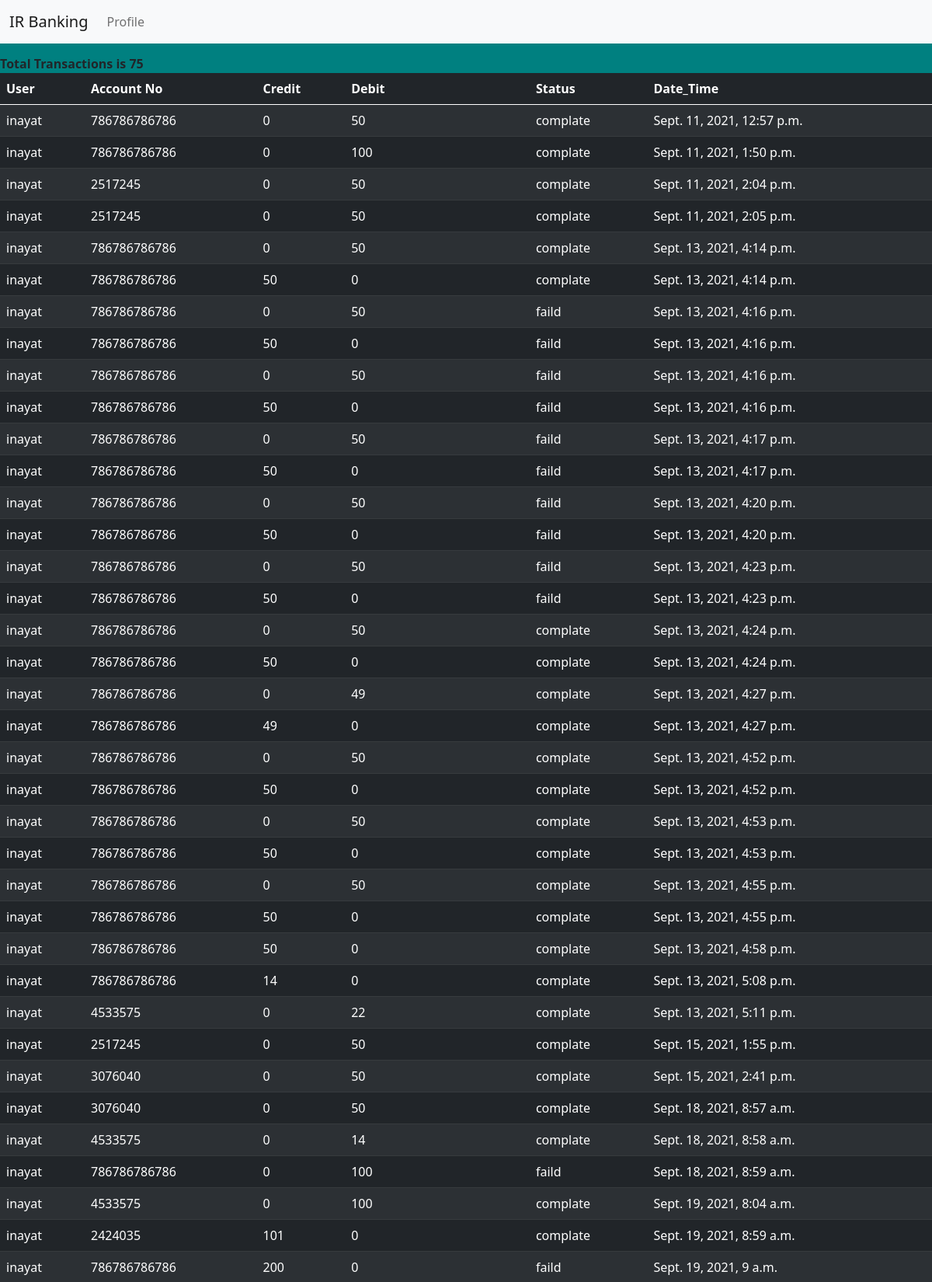
Page /history/ (signed in, upper part) on the committed database.
### bank/models.py (models this page shows)
class history(models.Model):
     user = models.ForeignKey(User,on_delete=models.CASCADE)
     acn = models.PositiveIntegerField()
     crid = models.PositiveIntegerField(default=0)
     dev = models.PositiveIntegerField(default=0)
     action = models.CharField(max_length=10)
     date_time = models.DateTimeField(auto_now_add=True)

### bank/views.py (the view)
# urls.py: path('history/',views.his,name='history'),
def his(request):
    if request.user.is_authenticated:
        hs = history.objects.filter(user=request.user).reverse()
        ct = hs.count()
        return render(request,'his.html',{'hs':hs,'conut':ct})
    return redirect('singin')

### bank/templates/his.html (shortened to what this page needs)
{% extends 'base.html' %}
 {% block nev %}
<li class="nav-item">
          <a class="nav-link" href="{% url 'profile' %}">Profile</a>
        </li>
 {% endblock nev %}
{% block body %}
    <div class="table-responsive  mr" >
        <b> Total Transactions is {{ conut }}</b>
<table class="table table-dark table-striped ">
  <thead class="table-dark">
    <tr>
      <th scope="col">User</th>
      <th scope="col">Account No</th>
      <th scope="col">Credit</th>
      <th scope="col">Debit</th>
      <th scope="col">Status</th>
      <th scope="col">Date_Time</th>
    </tr>
  </thead>
  <tbody>
  {% for hi in hs %}
    <tr>
      <td>{{hi.user}}</td>
      <td>{{hi.acn}}</td>
      <td>{{hi.crid}}</td>
      <td>{{hi.dev}}</td>
      <td>{{hi.action}}</td>
      <td>{{hi.date_time}}</td>
    </tr>
    {% endfor %}
  </tbody>
</table>
            </div>
{% endblock body %}

### bank/templates/base.html (shortened to what this page needs)
<!doctype html>
<html lang="en">
  <head>
    <link href="https://cdn.jsdelivr.net/npm/bootstrap@5.1.0/dist/css/bootstrap.min.css" rel="stylesheet">
    <link href="https://unpkg.com/aos@2.3.1/dist/aos.css" rel="stylesheet">
  </head>
  <body style="background-color: teal;">
<nav class="navbar navbar-expand-lg navbar-light bg-light fixed-top ">
  <div class="container-fluid">
    <a class="navbar-brand" href="/">IR Banking</a>
    <div class="collapse navbar-collapse" id="navbarSupportedContent">
        <ul class="navbar-nav me-auto mb-2 mb-lg-0">
 {% block nev %}
      {% endblock nev %}
        </ul>
    </div>
  </div>
</nav>
      {% block body %}
      {% endblock body %}
  </body>
</html>

### bank/templates/base.html (style rules this page uses)
.mr { margin-top:70px; }
body { background-color: bisque; }

### rows in the picture
history: user "inayat", acn "786786786786", crid "0", dev "50", action "complate", date_time "Sept. 11, 2021, 12:57 p.m."
history: user "inayat", acn "786786786786", crid "0", dev "100", action "complate", date_time "Sept. 11, 2021, 1:50 p.m."
history: user "inayat", acn "2517245", crid "0", dev "50", action "complate", date_time "Sept. 11, 2021, 2:04 p.m."
history: user "inayat", acn "2517245", crid "0", dev "50", action "complate", date_time "Sept. 11, 2021, 2:05 p.m."
history: user "inayat", acn "786786786786", crid "0", dev "50", action "complate", date_time "Sept. 13, 2021, 4:14 p.m."
history: user "inayat", acn "786786786786", crid "50", dev "0", action "complate", date_time "Sept. 13, 2021, 4:14 p.m."
history: user "inayat", acn "786786786786", crid "0", dev "50", action "faild", date_time "Sept. 13, 2021, 4:16 p.m."
history: user "inayat", acn "786786786786", crid "50", dev "0", action "faild", date_time "Sept. 13, 2021, 4:16 p.m."
history: user "inayat", acn "786786786786", crid "0", dev "50", action "faild", date_time "Sept. 13, 2021, 4:16 p.m."
history: user "inayat", acn "786786786786", crid "50", dev "0", action "faild", date_time "Sept. 13, 2021, 4:16 p.m."
history: user "inayat", acn "786786786786", crid "0", dev "50", action "faild", date_time "Sept. 13, 2021, 4:17 p.m."
history: user "inayat", acn "786786786786", crid "50", dev "0", action "faild", date_time "Sept. 13, 2021, 4:17 p.m."
history: user "inayat", acn "786786786786", crid "0", dev "50", action "faild", date_time "Sept. 13, 2021, 4:20 p.m."
history: user "inayat", acn "786786786786", crid "50", dev "0", action "faild", date_time "Sept. 13, 2021, 4:20 p.m."
history: user "inayat", acn "786786786786", crid "0", dev "50", action "faild", date_time "Sept. 13, 2021, 4:23 p.m."
history: user "inayat", acn "786786786786", crid "50", dev "0", action "faild", date_time "Sept. 13, 2021, 4:23 p.m."
history: user "inayat", acn "786786786786", crid "0", dev "50", action "complate", date_time "Sept. 13, 2021, 4:24 p.m."
history: user "inayat", acn "786786786786", crid "50", dev "0", action "complate", date_time "Sept. 13, 2021, 4:24 p.m."
history: user "inayat", acn "786786786786", crid "0", dev "49", action "complate", date_time "Sept. 13, 2021, 4:27 p.m."
history: user "inayat", acn "786786786786", crid "49", dev "0", action "complate", date_time "Sept. 13, 2021, 4:27 p.m."
history: user "inayat", acn "786786786786", crid "0", dev "50", action "complate", date_time "Sept. 13, 2021, 4:52 p.m."
history: user "inayat", acn "786786786786", crid "50", dev "0", action "complate", date_time "Sept. 13, 2021, 4:52 p.m."
history: user "inayat", acn "786786786786", crid "0", dev "50", action "complate", date_time "Sept. 13, 2021, 4:53 p.m."
history: user "inayat", acn "786786786786", crid "50", dev "0", action "complate", date_time "Sept. 13, 2021, 4:53 p.m."
history: user "inayat", acn "786786786786", crid "0", dev "50", action "complate", date_time "Sept. 13, 2021, 4:55 p.m."
history: user "inayat", acn "786786786786", crid "50", dev "0", action "complate", date_time "Sept. 13, 2021, 4:55 p.m."
history: user "inayat", acn "786786786786", crid "50", dev "0", action "complate", date_time "Sept. 13, 2021, 4:58 p.m."
history: user "inayat", acn "786786786786", crid "14", dev "0", action "complate", date_time "Sept. 13, 2021, 5:08 p.m."
history: user "inayat", acn "4533575", crid "0", dev "22", action "complate", date_time "Sept. 13, 2021, 5:11 p.m."
history: user "inayat", acn "2517245", crid "0", dev "50", action "complate", date_time "Sept. 15, 2021, 1:55 p.m."
history: user "inayat", acn "3076040", crid "0", dev "50", action "complate", date_time "Sept. 15, 2021, 2:41 p.m."
history: user "inayat", acn "3076040", crid "0", dev "50", action "complate", date_time "Sept. 18, 2021, 8:57 a.m."
history: user "inayat", acn "4533575", crid "0", dev "14", action "complate", date_time "Sept. 18, 2021, 8:58 a.m."
history: user "inayat", acn "786786786786", crid "0", dev "100", action "faild", date_time "Sept. 18, 2021, 8:59 a.m."
history: user "inayat", acn "4533575", crid "0", dev "100", action "complate", date_time "Sept. 19, 2021, 8:04 a.m."
history: user "inayat", acn "2424035", crid "101", dev "0", action "complate", date_time "Sept. 19, 2021, 8:59 a.m."
history: user "inayat", acn "786786786786", crid "200", dev "0", action "faild", date_time "Sept. 19, 2021, 9 a.m."

### other values in the picture
{{ conut }} "75"
